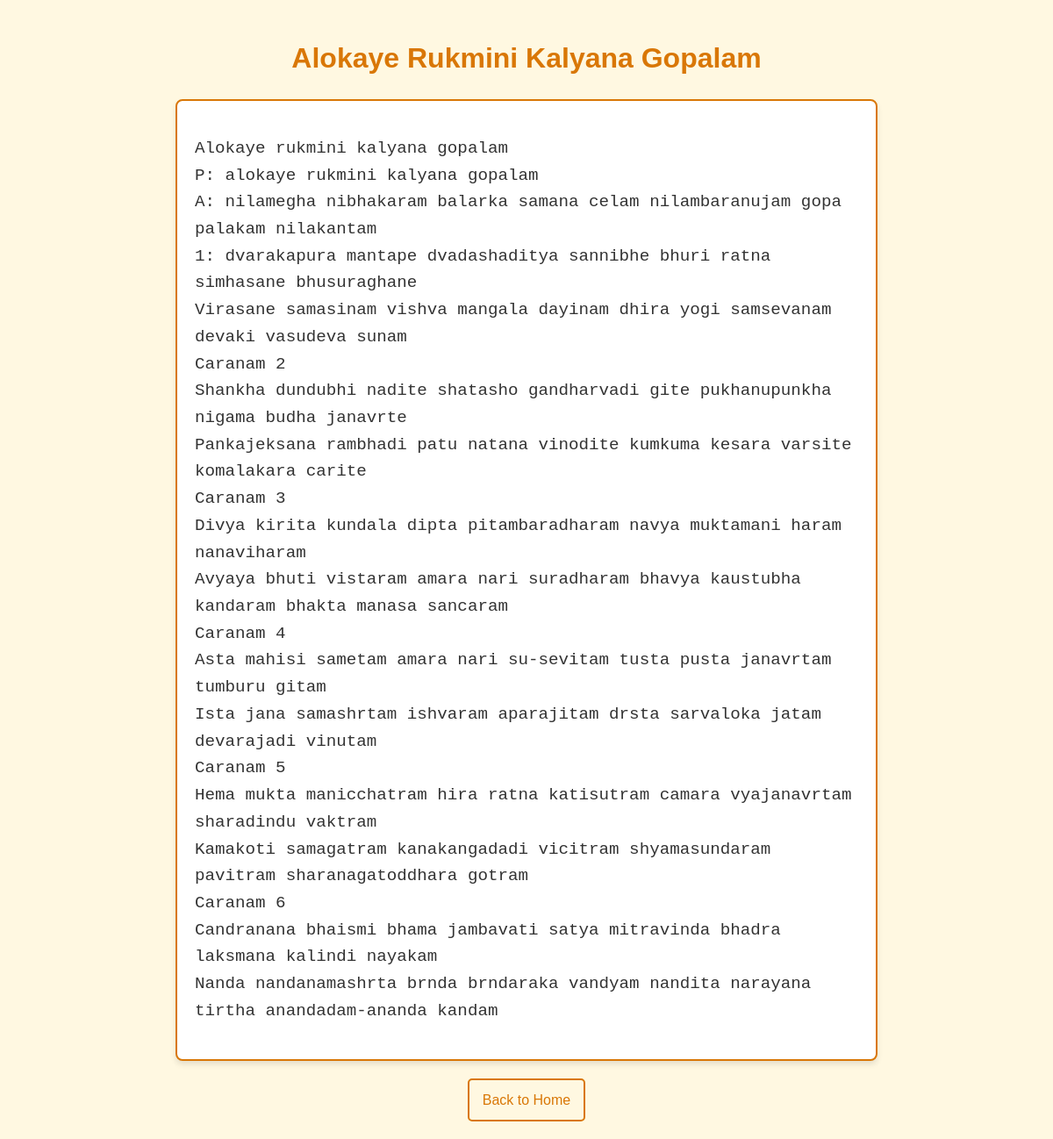
The page /song/2 on the database its author committed.
### tables this page shows
CREATE TABLE songs (
    id INTEGER PRIMARY KEY AUTOINCREMENT,
    title TEXT NOT NULL,
    lyrics TEXT NOT NULL
);

### app.py (the view)
@app.route('/song/<int:song_id>')
def song(song_id):
    conn = get_db_connection()
    song = conn.execute("SELECT * FROM songs WHERE id = ?", (song_id,)).fetchone()
    conn.close()
    if not song:
        return "Song not found!", 404
    return render_template('song.html', song=song)

### app.py (called while the page is built)
def get_db_connection():
    conn = sqlite3.connect('songs.db')
    conn.row_factory = sqlite3.Row
    return conn

### templates/song.html (shortened to what this page needs)
<!DOCTYPE html>
<html lang="en">
<head>
    <link rel="stylesheet" href="/static/style.css">
</head>
<body>
    <div class="container">
        <h1 class="song-title">{{ song.title }}</h1>
        <div class="lyrics-container">
            <pre class="lyrics">{{ song.lyrics }}</pre>
        </div>
        <a href="/" class="back-link">Back to Home</a>
    </div>
</body>
</html>

### static/style.css (style rules this page uses)
body { font-family: Arial, sans-serif; margin: 0; padding: 0; background-color: #fff8e1; color: #333; line-height: 1.6; }
.container { max-width: 800px; margin: 0 auto; padding: 20px; text-align: center; }
h1.song-title { font-size: 2rem; color: #d97706; margin-bottom: 20px; }
.lyrics-container { background-color: #ffffff; border: 2px solid #d97706; border-radius: 8px; padding: 20px; margin-bottom: 20px; box-shadow: 0px 4px 6px rgba(0, 0, 0, 0.1); text-align: left; overflow-x: auto; }
pre.lyrics { font-size: 1.2rem; white-space: pre-wrap; word-wrap: break-word; }
a.back-link { font-size: 1rem; color: #d97706; text-decoration: none; border: 2px solid #d97706; border-radius: 5px; padding: 10px 15px; display: inline-block; transition: all 0.3s ease; }
h1 { font-size: 2rem; color: #d97706; margin-bottom: 20px; }

### rows shown on the page
songs: title "Alokaye Rukmini Kalyana Gopalam", lyrics "Alokaye rukmini kalyana gopalam P: alokaye rukmini kalyana gopalam A: nilamegha nibhakaram balarka samana celam nilambaranujam gopa palakam nilakantam 1: dvarakapura mantape dvadashaditya sannibhe bhuri ratna simhasane bhusuraghane Virasane samasinam vishva mangala dayinam dhira yogi samsevanam devaki vasudeva sunam Caranam 2 Shankha dundubhi nadite shatasho gandharvadi gite pukhanupunkha nigama budha janavrte Pankajeksana rambhadi patu natana vinodite kumkuma kesara varsite komalakara carite Caranam 3 Divya kirita kundala dipta pitambaradharam navya muktamani haram nanaviharam Avyaya bhuti vistaram amara nari suradharam bhavya kaustubha kandaram bhakta manasa sancaram Caranam 4 Asta mahisi…"
